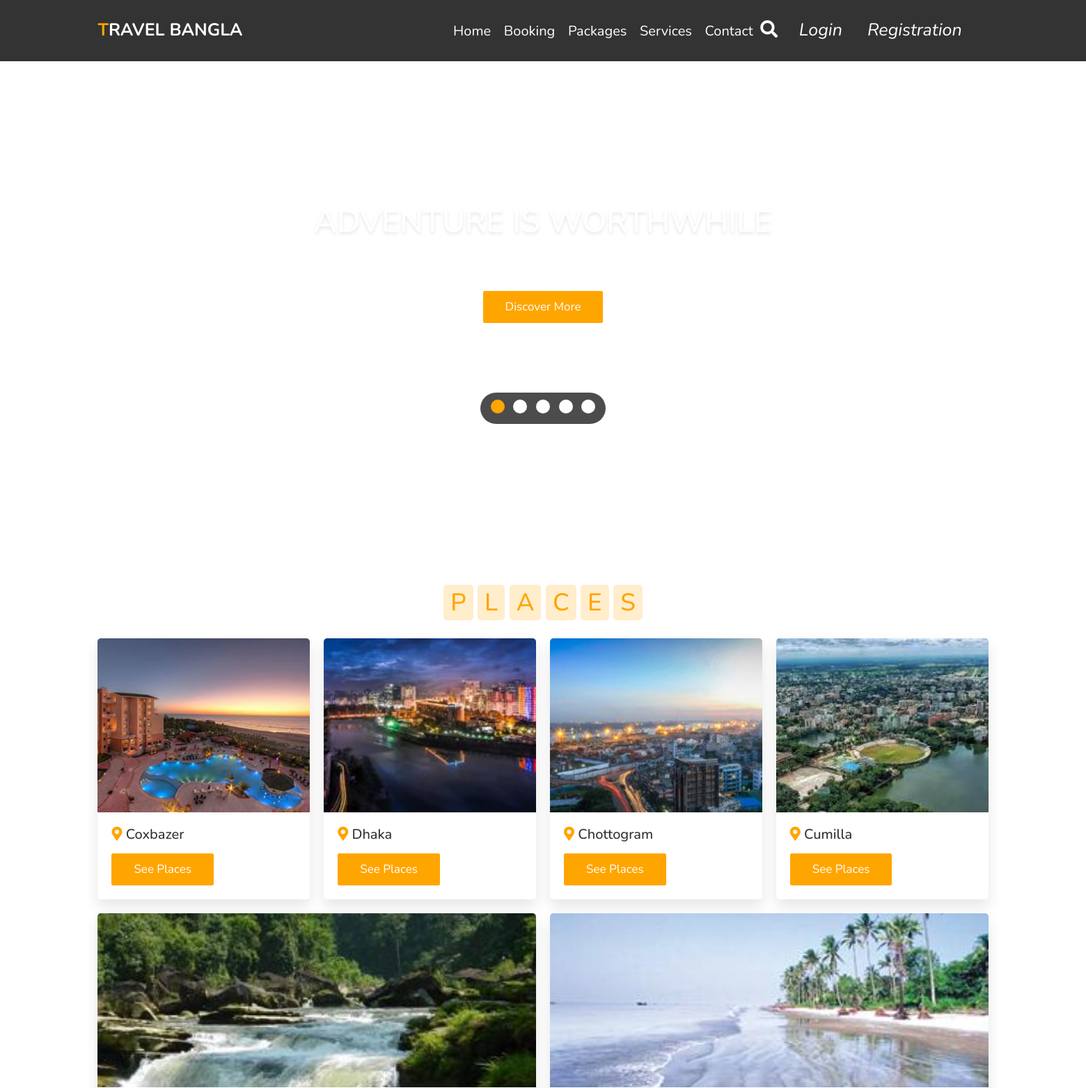
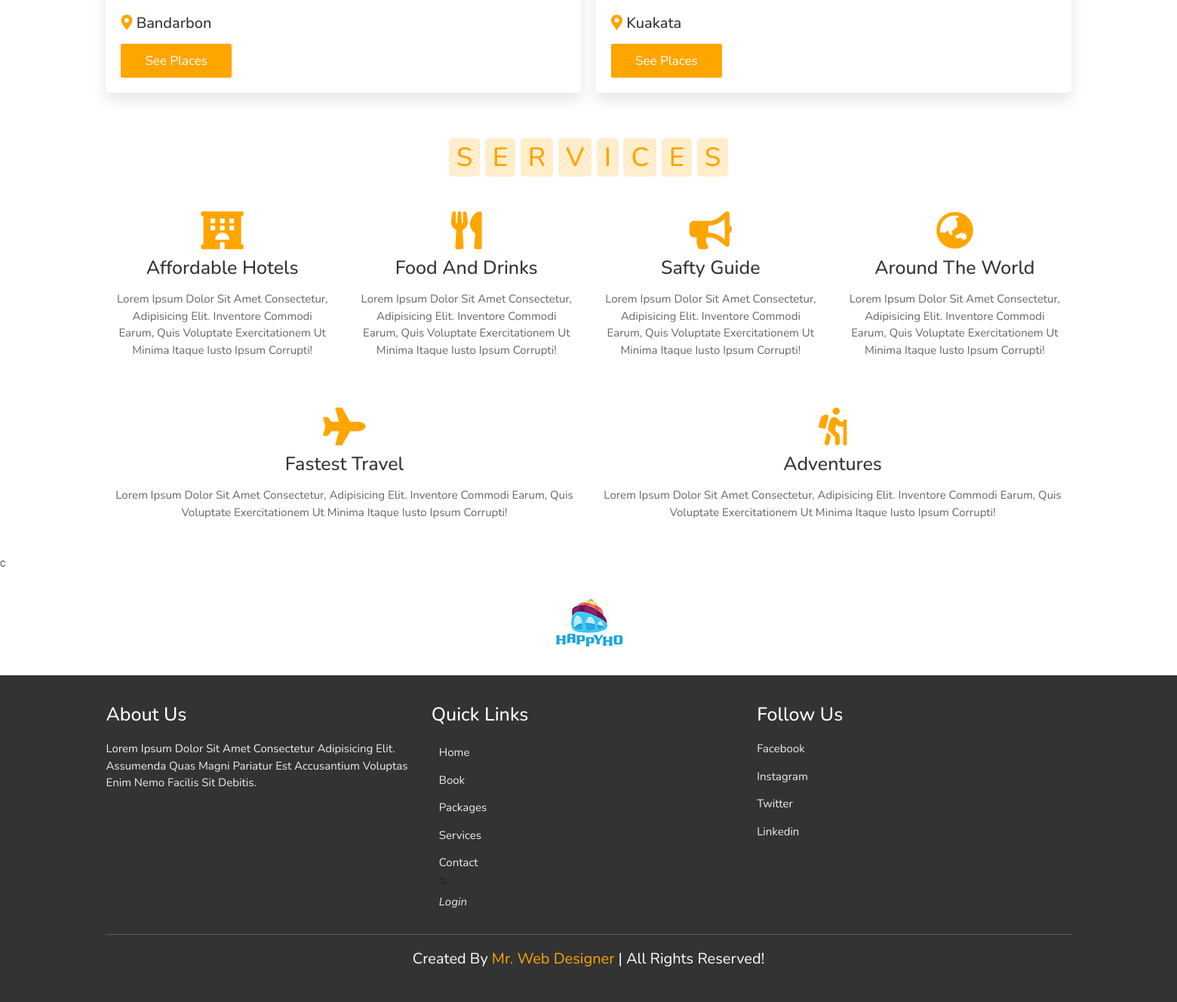
The page / on the database its author committed (2 pictures, top to bottom).
### home/models.py (models this page shows, shortened)
class Tour_place(models.Model):
    place_name = models.CharField(max_length=50, primary_key=True)
    image = models.ImageField(upload_to = "images", editable=True)

### home/views.py (the view)
# urls.py: path('',include('home.urls')),
def home(request):
    tour_places = Tour_place.objects.all()
    footer = Footer_items.objects.first()
    context = {'tour_place':tour_places,'footer':footer}
    return render(request,'home.html',context)

### home/templates/home.html (shortened to what this page needs)
{% extends "base.html" %}
{% load static %}
{% block content %}
<section class="home" id="home">
    <div class="content">
        <h3>adventure is worthwhile</h3>
        <p>dicover new places with us, adventure awaits</p>
        <a href="#" class="btn">discover more</a>
    </div>
    <div class="controls">
        <span class="vid-btn active" data-src="{% static 'images/vid-1.mp4' %}" ></span>
        <span class="vid-btn" data-src="{% static 'images/vid-2.mp4' %}"></span>
        <span class="vid-btn" data-src="{% static 'images/vid-3.mp4' %}"></span>
        <span class="vid-btn" data-src="{% static 'images/vid-4.mp4' %}"></span>
        <span class="vid-btn" data-src="{% static 'images/vid-5.mp4' %}"></span>
    </div>
    <div class="video-container">
        <video src="{% static 'images/vid-1.mp4' %}" id="video-slider" loop autoplay muted></video>
    </div>
</section>
<section class="packages" id="packages">
    <h1 class="heading">
        <span>p</span>
        <span>L</span>
        <span>A</span>
        <span>C</span>
        <span>E</span>
        <span>S</span>
    </h1>
    <div class="box-container">
        {% for place in tour_place %}
        <div class="box">
            <img src="{{place.image.url}}" alt="" width="300" height="364">
            <div class="content">
                <h3> <i class="fas fa-map-marker-alt"></i> {{place.place_name}} </h3>
                <a href="{% url 'see_place' place.pk %}" class="btn"> See places </a>
            </div>
        </div>
        {% endfor %}
    </div>
</section>
<section class="services" id="services">
    <h1 class="heading">
        <span>s</span>
        <span>e</span>
        <span>r</span>
        <span>v</span>
        <span>i</span>
        <span>c</span>
        <span>e</span>
        <span>s</span>
    </h1>
    <div class="box-container">
        <div class="box">
            <i class="fas fa-hotel"></i>
            <h3>affordable hotels</h3>
            <p>Lorem ipsum dolor sit amet consectetur, adipisicing elit. Inventore commodi earum, quis voluptate exercitationem ut minima itaque iusto ipsum corrupti!</p>
        </div>
        <div class="box">
            <i class="fas fa-utensils"></i>
            <h3>food and drinks</h3>
            <p>Lorem ipsum dolor sit amet consectetur, adipisicing elit. Inventore commodi earum, quis voluptate exercitationem ut minima itaque iusto ipsum corrupti!</p>
        </div>
        <div class="box">
            <i class="fas fa-bullhorn"></i>
            <h3>safty guide</h3>
            <p>Lorem ipsum dolor sit amet consectetur, adipisicing elit. Inventore commodi earum, quis voluptate exercitationem ut minima itaque iusto ipsum corrupti!</p>
        </div>
        <div class="box">
            <i class="fas fa-globe-asia"></i>
            <h3>around the world</h3>
            <p>Lorem ipsum dolor sit amet consectetur, adipisicing elit. Inventore commodi earum, quis voluptate exercitationem ut minima itaque iusto ipsum corrupti!</p>
        </div>
        <div class="box">
            <i class="fas fa-plane"></i>
            <h3>fastest travel</h3>
            <p>Lorem ipsum dolor sit amet consectetur, adipisicing elit. Inventore commodi earum, quis voluptate exercitationem ut minima itaque iusto ipsum corrupti!</p>
        </div>
        <div class="box">
            <i class="fas fa-hiking"></i>
            <h3>adventures</h3>
            <p>Lorem ipsum dolor sit amet consectetur, adipisicing elit. Inventore commodi earum, quis voluptate exercitationem ut minima itaque iusto ipsum corrupti!</p>
        </div>
    </div>
</section>c
<section class="brand-container">
    <div class="swiper-container brand-slider">
        <div class="swiper-wrapper">
            <div class="swiper-slide"><img src="{% static 'images/1.jpg' %}" alt=""></div>
            <div class="swiper-slide"><img src="{% static 'images/2.jpg' %}" alt=""></div>
        </div>
    </div>
</section>
{% endblock content %}

### home/static/css/style.css (style rules this page uses)
:root { --orange:#ffa500; }
* { font-family: 'Nunito', sans-serif; margin:0; padding:0; box-sizing: border-box; text-transform: capitalize; outline: none; border:none; text-decoration: none; transition: all .2s linear; }
html { font-size: 62.5%; overflow-x: hidden; scroll-padding-top: 6rem; scroll-behavior: smooth; }
section { padding:2rem 9%; }
.heading { text-align: center; padding:2.5rem 0 }
.heading span { font-size: 3.5rem; background:rgba(255, 165, 0,.2); color:var(--orange); border-radius: .5rem; padding:.2rem 1rem; }
.btn { display: inline-block; margin-top: 1rem; background:var(--orange); color:#fff; padding:.8rem 3rem; border:.2rem solid var(--orange); cursor: pointer; font-size: 1.7rem; }
.home { min-height: 100vh; display: flex; align-items: center; justify-content: center; flex-flow: column; position: relative; z-index: 0; }
.home .content { text-align: center; }
.home .content h3 { font-size: 4.5rem; color:#fff; text-transform: uppercase; text-shadow: 0 .3rem .5rem rgba(0,0,0,.1); }
.home .content p { font-size: 2.5rem; color:#fff; padding:.5rem 0; }
.home .video-container video { position: absolute; top:0; left: 0; z-index: -1; height: 100%; width:100%; object-fit: cover; }
.home .controls { padding:1rem; border-radius: 5rem; background:rgba(0,0,0,.7); position: relative; top:10rem; }
.home .controls .vid-btn { height:2rem; width:2rem; display: inline-block; border-radius: 50%; background:#fff; cursor: pointer; margin:0 .5rem; }
.home .controls .vid-btn.active { background:var(--orange); }
.packages .box-container { display: flex; flex-wrap: wrap; gap:2rem; }
.packages .box-container .box { flex:1 1 30rem; border-radius: .5rem; overflow: hidden; box-shadow: 0 1rem 2rem rgba(0,0,0,.1); }
.packages .box-container .box img { height: 25rem; width:100%; object-fit: cover; }
.packages .box-container .box .content { padding:2rem; }
.packages .box-container .box .content h3 { font-size:2rem; color:#333; }
.packages .box-container .box .content h3 i { color:var(--orange); }
.services .box-container { display: flex; flex-wrap: wrap; gap:1.5rem; }
.services .box-container .box { flex: 1 1 30rem; border-radius: .5rem; padding:1rem; text-align: center; }
.services .box-container .box i { padding:1rem; font-size: 5rem; color:var(--orange); }
.services .box-container .box h3 { font-size: 2.5rem; color:#333; }
.services .box-container .box p { font-size: 1.5rem; color:#666; padding:1rem 0; }
.brand-container { text-align: center; }

### rows shown on the page
Tour_place: image (picture), place_name "Coxbazer"
Tour_place: image (picture), place_name "Dhaka"
Tour_place: image (picture), place_name "Chottogram"
Tour_place: image (picture), place_name "Cumilla"
Tour_place: image (picture), place_name "Bandarbon"
Tour_place: image (picture), place_name "Kuakata"
